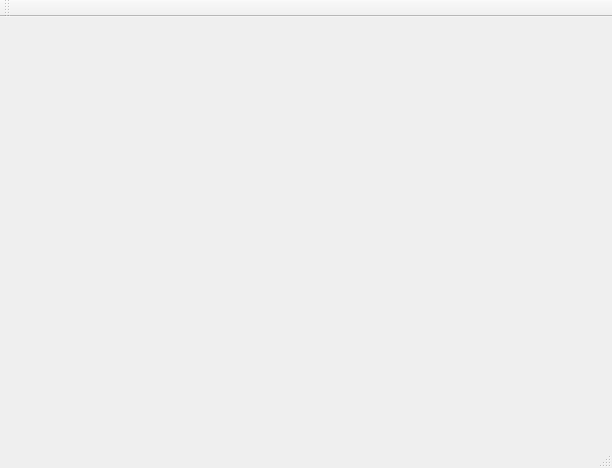
<?xml version="1.0" encoding="UTF-8"?>
<ui version="4.0">
 <class>MainWindow</class>
 <widget class="QMainWindow" name="MainWindow">
  <property name="geometry">
   <rect>
    <x>0</x>
    <y>0</y>
    <width>612</width>
    <height>468</height>
   </rect>
  </property>
  <property name="windowTitle">
   <string>MainWindow</string>
  </property>
  <widget class="QWidget" name="centralWidget">
   <layout class="QHBoxLayout" name="horizontalLayout">
    <property name="margin">
     <number>0</number>
    </property>
    <item>
     <widget class="LineGraphWidget" name="widget" native="true"/>
    </item>
   </layout>
  </widget>
  <widget class="QMenuBar" name="menuBar">
   <property name="geometry">
    <rect>
     <x>0</x>
     <y>0</y>
     <width>612</width>
     <height>21</height>
    </rect>
   </property>
  </widget>
  <widget class="QToolBar" name="mainToolBar">
   <attribute name="toolBarArea">
    <enum>TopToolBarArea</enum>
   </attribute>
   <attribute name="toolBarBreak">
    <bool>false</bool>
   </attribute>
  </widget>
  <widget class="QStatusBar" name="statusBar"/>
 </widget>
 <layoutdefault spacing="6" margin="11"/>
 <customwidgets>
  <customwidget>
   <class>LineGraphWidget</class>
   <extends>QWidget</extends>
   <header>LineGraph/LineGraphWidget.h</header>
   <container>1</container>
  </customwidget>
 </customwidgets>
 <resources/>
 <connections/>
</ui>
